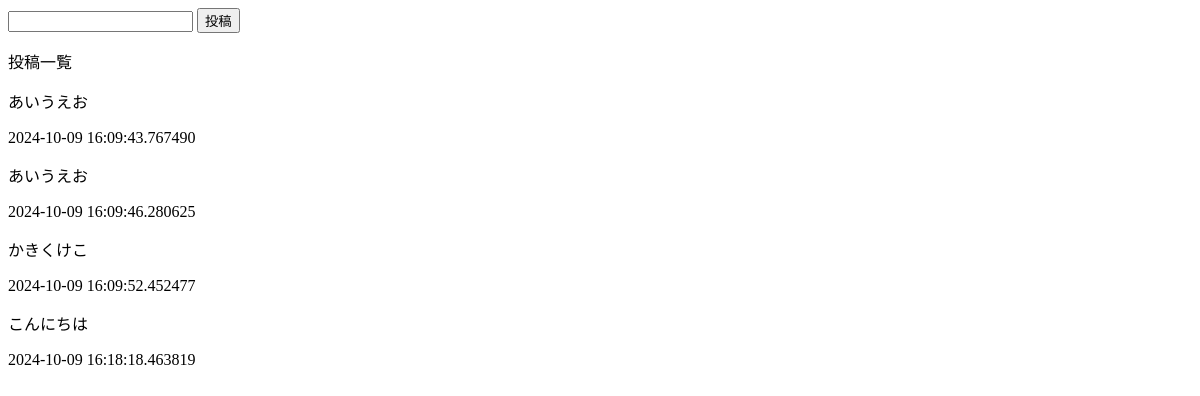
Before: / with the older database file.
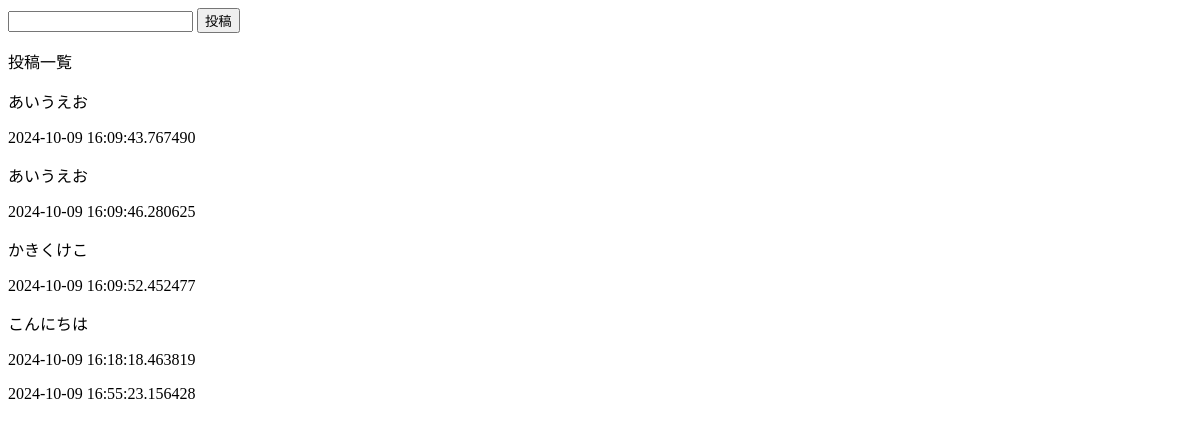
After: the same page with the newer database file.
### tables this page shows
CREATE TABLE posts(
    id INTEGER PRIMARY KEY AUTOINCREMENT,
    content STRING,
    created_at DATETIME
);

### app.py (the view)
@app.route("/", methods=["GET", "POST"])
def index():
    if request.method == "GET":
        data = {"posts": []}
        data["posts"] = get_posts(cur)
        return render_template("index.html", data=data)
    else:
        content = request.form.get("content")
        cur.execute("insert into posts(content,created_at) values(?,?)",
                    (content, datetime.now()))
        cur.commit()
        return redirect("/")

### features.py (called while the page is built)
def get_posts(cur:sqlite3.Cursor):
    result = cur.execute("select content,created_at from posts limit 100").fetchall()
    posts = [dict(content=item[0], created_at=item[1])
                         for item in result]
    return posts

### templates/index.html (shortened to what this page needs)
<head>
</head>
<body>
    <form method="POST">
        <input type="text" name="content">
        <input type="submit" value="投稿">
    </form>
    <p>投稿一覧</p>
    {% for post in data["posts"] %}
    <div class="post">
        <p>{{ post["content"] }}</p>
        <p>{{ post["created_at"] }}</p>
    </div>
    {% endfor %}
</body>

Changed rows visible on the page:
added posts: created_at "2024-10-09 16:55:23.156428"
